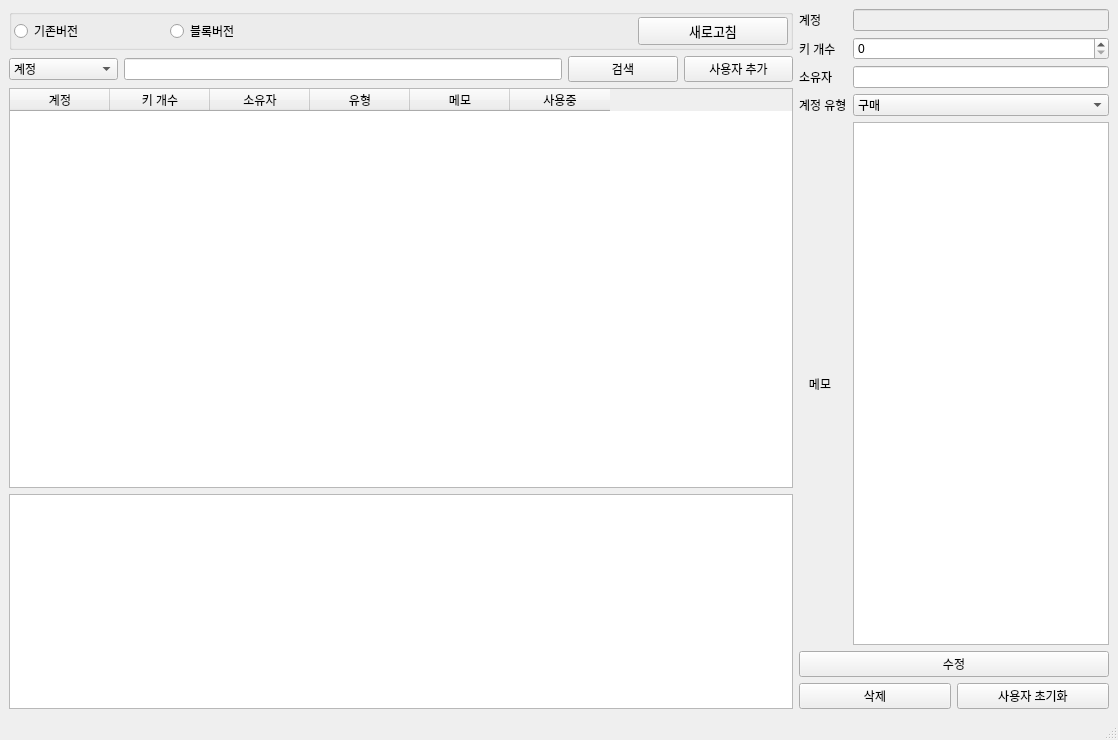
<?xml version="1.0" encoding="UTF-8"?>
<ui version="4.0">
 <class>MainWindow</class>
 <widget class="QMainWindow" name="MainWindow">
  <property name="geometry">
   <rect>
    <x>0</x>
    <y>0</y>
    <width>1118</width>
    <height>740</height>
   </rect>
  </property>
  <property name="windowTitle">
   <string>MainWindow</string>
  </property>
  <widget class="QWidget" name="main">
   <layout class="QHBoxLayout" name="horizontalLayout_6" stretch="2,0">
    <item>
     <layout class="QVBoxLayout" name="verticalLayout_3" stretch="0,0,0,0">
      <item>
       <layout class="QHBoxLayout" name="horizontalLayout_4">
        <item>
         <widget class="QGroupBox" name="groupBox">
          <property name="title">
           <string/>
          </property>
          <layout class="QHBoxLayout" name="horizontalLayout_5" stretch="0,0,0,0,0">
           <property name="leftMargin">
            <number>2</number>
           </property>
           <property name="topMargin">
            <number>2</number>
           </property>
           <property name="rightMargin">
            <number>2</number>
           </property>
           <property name="bottomMargin">
            <number>2</number>
           </property>
           <item>
            <widget class="QRadioButton" name="BT_old_version">
             <property name="font">
              <font>
               <family>Gabriola</family>
               <weight>50</weight>
               <bold>false</bold>
              </font>
             </property>
             <property name="text">
              <string>기존버전</string>
             </property>
            </widget>
           </item>
           <item>
            <widget class="QRadioButton" name="BT_block_version">
             <property name="font">
              <font>
               <family>Gabriola</family>
               <weight>50</weight>
               <bold>false</bold>
              </font>
             </property>
             <property name="text">
              <string>블록버전</string>
             </property>
            </widget>
           </item>
           <item>
            <widget class="QLabel" name="label_6">
             <property name="text">
              <string/>
             </property>
            </widget>
           </item>
           <item>
            <widget class="QLabel" name="label_7">
             <property name="text">
              <string/>
             </property>
            </widget>
           </item>
           <item>
            <widget class="QPushButton" name="BT_F5">
             <property name="font">
              <font>
               <family>Gabriola</family>
               <pointsize>10</pointsize>
              </font>
             </property>
             <property name="text">
              <string>새로고침</string>
             </property>
            </widget>
           </item>
          </layout>
         </widget>
        </item>
       </layout>
      </item>
      <item>
       <layout class="QHBoxLayout" name="horizontalLayout" stretch="1,4,1,1">
        <property name="topMargin">
         <number>0</number>
        </property>
        <property name="rightMargin">
         <number>0</number>
        </property>
        <item>
         <widget class="QComboBox" name="comboBox">
          <item>
           <property name="text">
            <string>계정</string>
           </property>
          </item>
          <item>
           <property name="text">
            <string>키 개수</string>
           </property>
          </item>
          <item>
           <property name="text">
            <string>사용자</string>
           </property>
          </item>
          <item>
           <property name="text">
            <string>유형</string>
           </property>
          </item>
          <item>
           <property name="text">
            <string>메모</string>
           </property>
          </item>
         </widget>
        </item>
        <item>
         <widget class="QLineEdit" name="lineEdit"/>
        </item>
        <item>
         <widget class="QPushButton" name="BT_search">
          <property name="sizePolicy">
           <sizepolicy hsizetype="Minimum" vsizetype="Fixed">
            <horstretch>0</horstretch>
            <verstretch>0</verstretch>
           </sizepolicy>
          </property>
          <property name="text">
           <string>검색</string>
          </property>
         </widget>
        </item>
        <item>
         <widget class="QPushButton" name="BT_Addpage">
          <property name="text">
           <string>사용자 추가</string>
          </property>
         </widget>
        </item>
       </layout>
      </item>
      <item>
       <widget class="QTableWidget" name="tableWidget">
        <property name="minimumSize">
         <size>
          <width>663</width>
          <height>400</height>
         </size>
        </property>
        <property name="styleSheet">
         <string notr="true">text-align: center;</string>
        </property>
        <property name="autoScroll">
         <bool>true</bool>
        </property>
        <property name="editTriggers">
         <set>QAbstractItemView::NoEditTriggers</set>
        </property>
        <property name="selectionBehavior">
         <enum>QAbstractItemView::SelectRows</enum>
        </property>
        <property name="iconSize">
         <size>
          <width>0</width>
          <height>0</height>
         </size>
        </property>
        <property name="gridStyle">
         <enum>Qt::SolidLine</enum>
        </property>
        <property name="sortingEnabled">
         <bool>true</bool>
        </property>
        <column>
         <property name="text">
          <string>계정</string>
         </property>
        </column>
        <column>
         <property name="text">
          <string>키 개수</string>
         </property>
        </column>
        <column>
         <property name="text">
          <string>소유자</string>
         </property>
        </column>
        <column>
         <property name="text">
          <string>유형</string>
         </property>
        </column>
        <column>
         <property name="text">
          <string>메모</string>
         </property>
        </column>
        <column>
         <property name="text">
          <string>사용중</string>
         </property>
        </column>
       </widget>
      </item>
      <item>
       <widget class="QTextBrowser" name="text2"/>
      </item>
     </layout>
    </item>
    <item>
     <layout class="QVBoxLayout" name="verticalLayout">
      <property name="rightMargin">
       <number>0</number>
      </property>
      <item>
       <layout class="QGridLayout" name="gridLayout" rowstretch="0,0,0,0,0">
        <item row="0" column="2">
         <widget class="QLineEdit" name="LE_account">
          <property name="enabled">
           <bool>false</bool>
          </property>
         </widget>
        </item>
        <item row="3" column="2">
         <widget class="QComboBox" name="CB_category">
          <item>
           <property name="text">
            <string>구매</string>
           </property>
          </item>
          <item>
           <property name="text">
            <string>무상</string>
           </property>
          </item>
          <item>
           <property name="text">
            <string>임시</string>
           </property>
          </item>
         </widget>
        </item>
        <item row="0" column="0">
         <widget class="QLabel" name="label">
          <property name="text">
           <string>계정</string>
          </property>
         </widget>
        </item>
        <item row="1" column="0">
         <widget class="QLabel" name="label_2">
          <property name="text">
           <string>키 개수</string>
          </property>
         </widget>
        </item>
        <item row="2" column="0">
         <widget class="QLabel" name="label_3">
          <property name="text">
           <string>소유자</string>
          </property>
         </widget>
        </item>
        <item row="3" column="0">
         <widget class="QLabel" name="label_4">
          <property name="text">
           <string>계정 유형</string>
          </property>
         </widget>
        </item>
        <item row="1" column="2">
         <widget class="QSpinBox" name="SB_keyCount"/>
        </item>
        <item row="4" column="0">
         <widget class="QLabel" name="label_5">
          <property name="text">
           <string>   메모</string>
          </property>
         </widget>
        </item>
        <item row="2" column="2">
         <widget class="QLineEdit" name="LE_owner"/>
        </item>
        <item row="4" column="2">
         <widget class="QTextEdit" name="TE_memo"/>
        </item>
       </layout>
      </item>
      <item>
       <layout class="QHBoxLayout" name="horizontalLayout_3">
        <item>
         <widget class="QPushButton" name="modify_BT">
          <property name="text">
           <string>수정</string>
          </property>
         </widget>
        </item>
       </layout>
      </item>
      <item>
       <layout class="QHBoxLayout" name="horizontalLayout_2">
        <item>
         <widget class="QPushButton" name="delButton">
          <property name="text">
           <string>삭제</string>
          </property>
         </widget>
        </item>
        <item>
         <widget class="QPushButton" name="BT_useclaer">
          <property name="text">
           <string>사용자 초기화</string>
          </property>
         </widget>
        </item>
       </layout>
      </item>
     </layout>
    </item>
   </layout>
  </widget>
  <widget class="QMenuBar" name="menubar">
   <property name="geometry">
    <rect>
     <x>0</x>
     <y>0</y>
     <width>1118</width>
     <height>26</height>
    </rect>
   </property>
  </widget>
  <widget class="QStatusBar" name="statusbar"/>
 </widget>
 <resources/>
 <connections/>
</ui>
